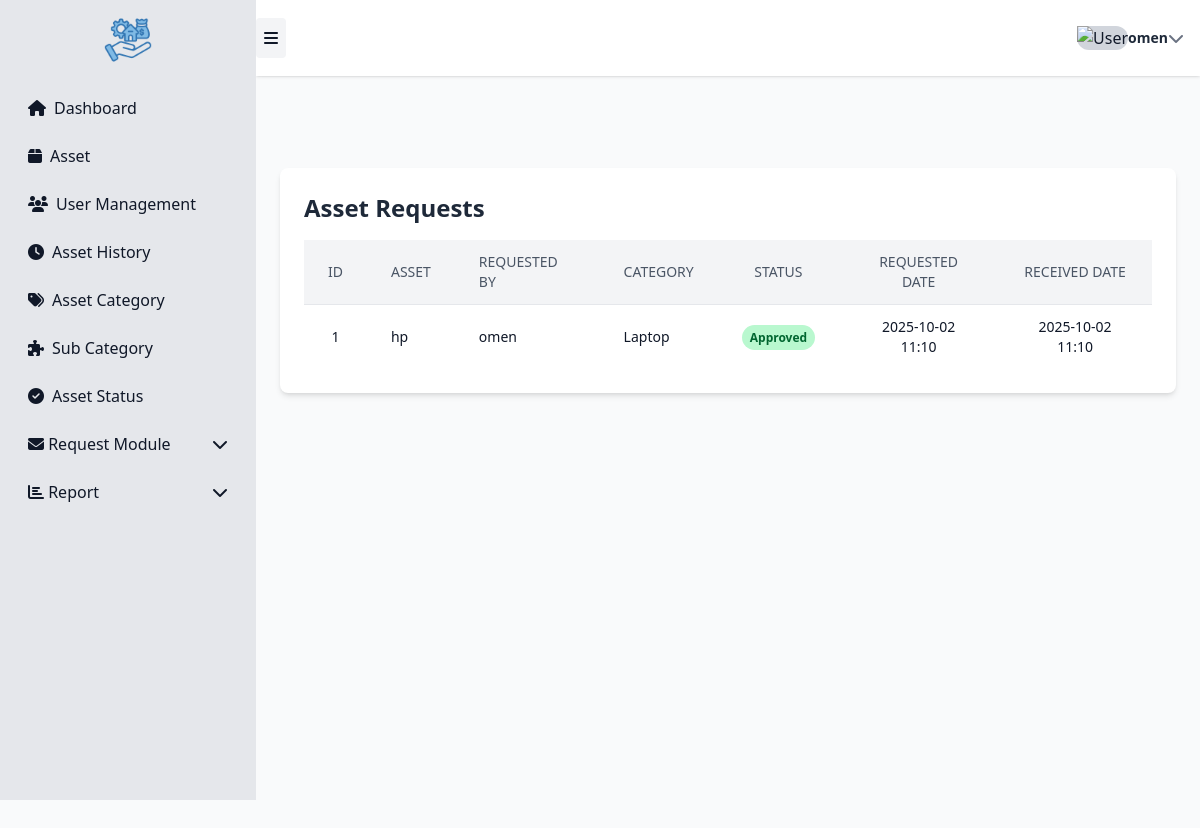
Screenshot of /asset/requests/ (signed in) with the database file from the repository.
### asset1/models.py (models this page shows, shortened)
class AssetRequest(models.Model):
    STATUS_PENDING = "pending"
    STATUS_APPROVED = "approved"
    STATUS_REJECTED = "rejected"
    STATUS_CANCELLED = "cancelled"
    STATUS_CHOICES = [
        (STATUS_PENDING, "Pending"),
        (STATUS_APPROVED, "Approved"),
        (STATUS_REJECTED, "Rejected"),
        (STATUS_CANCELLED, "Cancelled"),
    ]
    requester = models.ForeignKey(settings.AUTH_USER_MODEL, on_delete=models.CASCADE, related_name="asset_requests")
    category = models.ForeignKey(Category, on_delete=models.SET_NULL, null=True)
    asset = models.ForeignKey(Asset, on_delete=models.SET_NULL, null=True, blank=True)
    reason = models.TextField()
    status = models.CharField(max_length=32, choices=STATUS_CHOICES, default=STATUS_PENDING)
    requested_at = models.DateTimeField(auto_now_add=True)
    receive_at = models.DateTimeField(auto_now=True)

class Asset(models.Model):
    STATUS_AVAILABLE = "available"
    STATUS_ASSIGNED = "assigned"
    STATUS_MAINTENANCE = "maintenance"
    STATUS_LOST = "lost"
    STATUS_RETIRED = "retired"
    STATUS_CHOICES = [
        (STATUS_AVAILABLE, "Available"),
        (STATUS_ASSIGNED, "Assigned"),
        (STATUS_MAINTENANCE, "Maintenance"),
        (STATUS_LOST, "Lost"),
        (STATUS_RETIRED, "Retired"),
    ]
    uuid = models.UUIDField(default=uuid.uuid4, editable=False, unique=True)
    name = models.CharField(max_length=200)
    category = models.ForeignKey(Category, on_delete=models.PROTECT, related_name="assets")
    serial_number = models.CharField(max_length=200, blank=True, null=True, unique=True)
    description = models.TextField(blank=True)
    location = models.ForeignKey(Location, on_delete=models.SET_NULL, null=True, blank=True)
    status = models.CharField(max_length=32, choices=STATUS_CHOICES, default=STATUS_AVAILABLE)
    assigned_to = models.ForeignKey(settings.AUTH_USER_MODEL, null=True, blank=True,
                                    on_delete=models.SET_NULL, related_name="assigned_assets")
    acquired_date = models.DateField(null=True, blank=True)
    purchase_price = models.DecimalField(max_digits=12, decimal_places=2, null=True, blank=True)
    is_active = models.BooleanField(default=True)
    created_at = models.DateTimeField(auto_now_add=True)
    updated_at = models.DateTimeField(auto_now=True)

class Category(models.Model):
    name = models.CharField(max_length=120, unique=True)
    description = models.TextField(blank=True)
    created_at = models.DateTimeField(default=timezone.now)

### asset1/views.py (the view)
# urls.py: path('asset/requests/', views.asset_request_list, name='asset_request_list'),
@login_required
def asset_request_list(request):
    requests = (
        AssetRequest.objects
        .select_related("requester", "category", "asset")
        .all()
        .order_by("-requested_at")
    )
    return render(request, "asset1/request_list.html", {"requests": requests})

### asset1/templates/asset1/request_list.html (shortened to what this page needs)
{% extends "asset1/sidebar.html" %}
{% load static %}
{% block page_content %}
<div class="max-w-6xl mx-auto mt-10 p-6 bg-white rounded-lg shadow-md">
    <div class="flex justify-between items-center mb-4">
        <h2 class="text-2xl font-bold text-gray-800">Asset Requests</h2>
    </div>
    <div class="overflow-x-auto">
        <table class="min-w-full divide-y divide-gray-200 rounded-lg shadow-sm" id="requestTable">
            <thead class="bg-gray-100">
                <tr>
                    <th class="px-6 py-3 text-center text-sm font-medium text-gray-600 uppercase">ID</th>
                    <th class="px-6 py-3 text-left text-sm font-medium text-gray-600 uppercase">Asset</th>
                    <th class="px-6 py-3 text-left text-sm font-medium text-gray-600 uppercase">Requested By</th>
                    <th class="px-6 py-3 text-left text-sm font-medium text-gray-600 uppercase">Category</th>
                    <th class="px-6 py-3 text-center text-sm font-medium text-gray-600 uppercase">Status</th>
                    <th class="px-6 py-3 text-center text-sm font-medium text-gray-600 uppercase">Requested Date</th>
                    <th class="px-6 py-3 text-center text-sm font-medium text-gray-600 uppercase">Received Date</th>
                </tr>
            </thead>
            <tbody class="bg-white divide-y divide-gray-200">
                {% for req in requests %}
                <tr class="hover:bg-gray-50">
                    <td class="px-6 py-3 text-center text-sm">{{ req.id }}</td>
                    <td class="px-6 py-3 text-sm">{% if req.asset %}{{ req.asset.name }}{% else %}-{% endif %}</td>
                    <td class="px-6 py-3 text-sm">{{ req.requester.username }}</td>
                    <td class="px-6 py-3 text-sm">{% if req.category %}{{ req.category.name }}{% else %}-{% endif %}</td>
                    <td class="px-6 py-3 text-center text-sm">
                        {% if req.status == 'pending' %}
                            <span class="px-2 py-1 rounded-full text-xs font-semibold text-yellow-800 bg-yellow-200">{{ req.get_status_display }}</span>
                        {% elif req.status == 'approved' %}
                            <span class="px-2 py-1 rounded-full text-xs font-semibold text-green-800 bg-green-200">{{ req.get_status_display }}</span>
                        {% elif req.status == 'rejected' %}
                            <span class="px-2 py-1 rounded-full text-xs font-semibold text-red-800 bg-red-200">{{ req.get_status_display }}</span>
                        {% elif req.status == 'cancelled' %}
                            <span class="px-2 py-1 rounded-full text-xs font-semibold text-gray-800 bg-gray-200">{{ req.get_status_display }}</span>
                        {% else %}
                            {{ req.get_status_display }}
                        {% endif %}
                    </td>
                    <td class="px-6 py-3 text-center text-sm">{{ req.requested_at|date:"Y-m-d H:i" }}</td>
                    <td class="px-6 py-3 text-center text-sm">{{ req.receive_at|date:"Y-m-d H:i" }}</td>
                </tr>
                {% empty %}
                <tr>
                    <td colspan="7" class="px-6 py-4 text-center text-gray-500 text-sm">No requests found.</td>
                </tr>
                {% endfor %}
            </tbody>
        </table>
    </div>
</div>
{% endblock %}

### asset1/templates/asset1/sidebar.html (shortened to what this page needs)
{% extends "asset1/base.html" %}
{% load static %}
{% load widget_tweaks %}
{% block content %}
<link rel="stylesheet"
      href="https://cdnjs.cloudflare.com/ajax/libs/font-awesome/6.4.0/css/all.min.css"/>
<link rel="stylesheet" href="https://cdn.jsdelivr.net/npm/bootstrap-icons@1.10.5/font/bootstrap-icons.css">
<div class="min-h-screen w-full bg-gray-50">
    <aside id="sidebar"
       class="bg-gray-200 min-h-screen fixed top-0 left-0 flex-shrink-0 overflow-y-auto transition-all duration-300 z-50"
       " style="width: 16rem;">
        <div class="flex flex-col justify-between h-full">
            <div class="flex flex-col gap-2 p-4">
            <div class="mb-4">
                <img src="{% static 'images/asset.png' %}" alt="Asset Management Logo" class="h-12 mx-auto">
            </div>
                <a href="{% url 'asset1:dashboard' %}" class="flex items-center gap-2 px-3 py-2 rounded hover:bg-gray-300">
                    <i class="fas fa-home w-5"></i>
                    <span class="sidebar-text">Dashboard</span>
                </a>
                <a href="{% url 'asset1:asset_list' %}" class="flex items-center gap-2 px-3 py-2 rounded hover:bg-gray-300">
                    <i class="fas fa-box w-5"></i>
                    <span class="sidebar-text">Asset</span>
                </a>
                <a href="{% url 'asset1:employee_list' %}" class="flex items-center gap-2 px-3 py-2 rounded hover:bg-gray-300">
                    <i class="fas fa-users w-5"></i>
                    <span class="sidebar-text">User Management</span>
                </a>
                <a href="{% url 'asset1:asset_history' %}" class="flex items-center gap-2 px-3 py-2 rounded hover:bg-gray-300">
                    <i class="fas fa-clock w-5"></i>
                    <span class="sidebar-text">Asset History</span>
                </a>
                <a href="{% url 'asset1:asset_category' %}" class="flex items-center gap-2 px-3 py-2 rounded hover:bg-gray-300">
                    <i class="fas fa-tags w-5"></i>
                    <span class="sidebar-text">Asset Category</span>
                </a>
                <a href="{% url 'asset1:subcategory_list' %}" class="flex items-center gap-2 px-3 py-2 rounded hover:bg-gray-300">
                    <i class="fas fa-puzzle-piece w-5"></i>
                    <span class="sidebar-text">Sub Category</span>
                </a>
                <a href="{% url 'asset1:asset_status' %}" class="flex items-center gap-2 px-3 py-2 rounded hover:bg-gray-300">
                    <i class="fas fa-check-circle w-5"></i>
                    <span class="sidebar-text">Asset Status</span>
                </a>
                <details class="group">
                    <summary class="flex justify-between items-center px-3 py-2 rounded cursor-pointer hover:bg-gray-300">
                        <span>
                            <i class="fas fa-envelope w-5"></i>
                            <span class="sidebar-text">Request Module</span>
                        </span>
                        <i class="fas fa-chevron-down transition-transform group-open:rotate-180"></i>
                    </summary>
                </details>
                <details class="group">
                    <summary class="flex justify-between items-center px-3 py-2 rounded cursor-pointer hover:bg-gray-300">
                        <span>
                            <i class="fas fa-chart-bar w-5"></i>
                            <span class="sidebar-text">Report</span>
                        </span>
                        <i class="fas fa-chevron-down transition-transform group-open:rotate-180"></i>
                    </summary>
                </details>
            </div>
        </div>
    </aside>
    <nav id="navbar"
     class="bg-white shadow flex justify-between items-center px-10 h-20 flex-shrink-0 fixed top-0 z-40 transition-all duration-300"
     style="height: 4.75rem; left: 16rem; width: calc(100vw - 16rem);">
        <div class="flex items-center gap-4">
            <button id="sidebar-toggle"
                    class="p-2 rounded bg-gray-100 hover:bg-gray-200 transition">
                <i class="fa-solid fa-bars"></i>
            </button>
        </div>
        <div class="relative flex items-center" id="user-dropdown-container">
            <button id="user-dropdown-btn" class="flex items-center gap-3 px-4 py-2 rounded-lg hover:bg-gray-200 dark:hover:bg-gray-700 transition select-none">
                <div class="h-10 w-10 rounded-full overflow-hidden bg-gray-300 flex items-center justify-center">
                    <img id="user-avatar" src="" alt="User" class="object-cover w-full h-full">
                </div>
                <div class="flex flex-col leading-tight text-left sidebar-text">
                    <span class="text-gray-800 dark:text-gray-100 font-semibold text-sm">{{ user.get_username }}</span>
                </div>
                <i id="user-dropdown-icon" class="fas fa-chevron-down text-gray-500 ml-2 transition-transform duration-200"></i>
            </button>
        </div>
    </nav>
 <main id="main-content"
      class="overflow-y-auto p-6 bg-gray-50 transition-all duration-300"
      style="margin-left: 16rem; margin-top: 5rem; min-height: calc(100vh - 5rem);">
    {% block page_content %}{% endblock %}
</main>
</div>
{% endblock %}

### asset1/templates/asset1/request_list.html (style rules this page uses)
html, body { overflow-x: hidden; }

### rows the page displays
AssetRequest: id "1", asset.name "hp", requester.username "omen", category.name "Laptop", status "Approved", requested_at "2025-10-02 11:10", receive_at "2025-10-02 11:10"

### other values shown
{{ user.get_username }} "omen"
